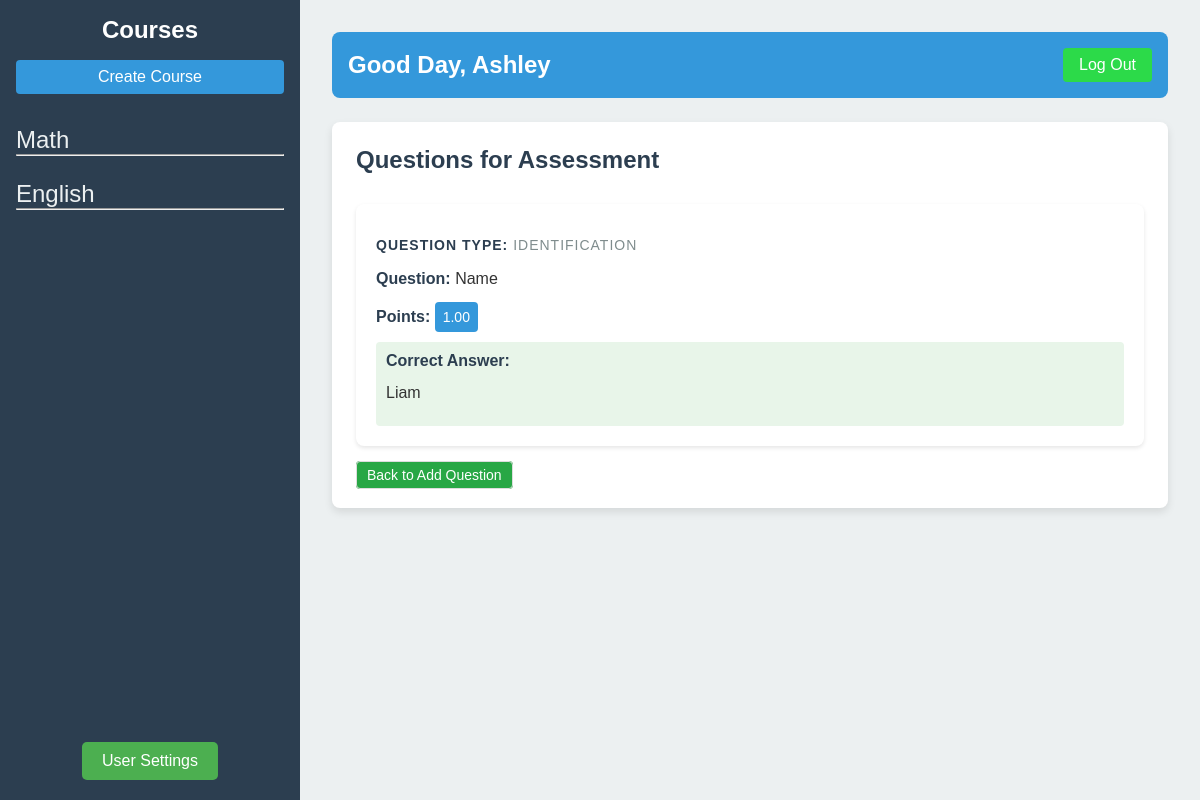
/Dashboard/Teacher Dash/Functionalities/Assessment/display_question.php?assessment_id=17&course_id=1 (signed in), run on the app's committed database.
### tables this page shows
CREATE TABLE `courses` (
  `course_id` int(11) NOT NULL,
  `course_name` varchar(100) NOT NULL,
  `teacher_id` int(11) NOT NULL,
  `assignment_weight` decimal(5,2) NOT NULL,
  `quiz_weight` decimal(5,2) NOT NULL,
  `exam_weight` decimal(5,2) NOT NULL
);

CREATE TABLE `users` (
  `user_id` int(11) NOT NULL,
  `first_name` varchar(50) NOT NULL,
  `last_name` varchar(50) NOT NULL,
  `username` varchar(50) NOT NULL,
  `email` varchar(255) NOT NULL,
  `password` varchar(255) NOT NULL,
  `role` enum('teacher','student') NOT NULL,
  `created_at` timestamp NOT NULL DEFAULT current_timestamp(),
  `reset_code` varchar(6) DEFAULT NULL,
  `reset_expiry` datetime DEFAULT NULL
);

CREATE TABLE `assessment_questions` (
  `question_id` int(11) NOT NULL,
  `assessment_id` int(11) NOT NULL,
  `question_text` text NOT NULL,
  `question_type` enum('multiple_choice','identification') NOT NULL,
  `points` decimal(5,2) NOT NULL,
  `question_order` int(11) NOT NULL
);

CREATE TABLE `question_answers` (
  `answer_id` int(11) NOT NULL,
  `question_id` int(11) NOT NULL,
  `correct_answer` text NOT NULL
);

### db.php (called while the page is built, shortened)
<?php
class Database{
    private $host = 'localhost';
    private $db_name = 'lms';
    private $username = 'root';
    private $password = '';
    public $conn;
    public function __construct() {
        $this->conn = new mysqli($this->host, $this->username, $this->password, $this->db_name);
    }
    public function getConnection(){
        return $this->conn;
    }
}
?>

### Dashboard/Classes/Dashboard.php (called while the page is built, shortened)
<?php
require_once 'crud.php';
class Dashboard
{
    private $crud;
    public function __construct()
    {
        $this->database = new Database();
        $this->conn =  $this->database->getConnection();
        $this->crud = new Crud($this->conn);
    }
    public function getUsername($user_id)
    {
        return $this->crud->readSingleRow(
            'SELECT first_name FROM users WHERE user_id = ?',
            [$user_id],
            'i'
        )['first_name'];
    }
    public function getCourses($teacher_id)
    {
        return $this->crud->readAllRows(
            'SELECT * FROM courses WHERE teacher_id = ?',
            [$teacher_id],
            'i'
        );
    }
}

### Dashboard/Classes/crud.php (called while the page is built, shortened)
<?php
require_once $_SERVER['DOCUMENT_ROOT'] . '/FinalProj/db.php';
class Crud
{
    private $conn;
    public function __construct($connection)
    {
        $this->conn = $connection;
    }
    public function readSingleRow($query, $params, $paramTypes)
    {
        $stmt = $this->conn->prepare($query);
        $stmt->bind_param($paramTypes, ...$params);
        $stmt->execute();
        return $stmt->get_result()->fetch_assoc();
    }
    public function readAllRows($query, $params, $paramTypes)
    {
        $stmt = $this->conn->prepare($query);
        $stmt->bind_param($paramTypes, ...$params);
        $stmt->execute();
        return $stmt->get_result();
    }
}
?>

### Dashboard/Classes/Assessment.php (called while the page is built, shortened)
<?php
require_once 'crud.php';
class Assessment
{
    private $conn;
    public function __construct()
    {
        $this->database = new Database();
        $this->conn = $this->database->getConnection();
    }
    public function fetchQuestions($assessment_id)
    {
        $sql = "SELECT * FROM assessment_questions WHERE assessment_id = ?";
        $stmt = $this->conn->prepare($sql);
        $stmt->bind_param("i", $assessment_id);
        $stmt->execute();
        $result = $stmt->get_result();
        $questions = [];
        while ($row = $result->fetch_array()) {
            $questions[] = $row;
        }
        return $questions;
    }
    public function getAnswerIdentification($question_id)
    {
        $sql = "SELECT correct_answer FROM question_answers WHERE question_id = ?";
        $stmt = $this->conn->prepare($sql);
        $stmt->bind_param("i", $question_id);
        $stmt->execute();
        $result = $stmt->get_result();
        $answer = $result->fetch_assoc();
        return $answer ? $answer['correct_answer'] : null;
    }
}

### Dashboard/Teacher Dash/Functionalities/Assessment/display_question.php (the view, shortened to what this page needs)
<?php
require_once $_SERVER['DOCUMENT_ROOT'] . '/FinalProj/db.php';
require_once $_SERVER['DOCUMENT_ROOT'] . '/FinalProj/Dashboard/Classes/Dashboard.php';
require_once $_SERVER['DOCUMENT_ROOT'] . '/FinalProj/Dashboard/Classes/Assessment.php';
$teacherDash = new Dashboard();
$assessment = new Assessment();
$user_id = $_SESSION['user_id'];
$teacher_name = htmlspecialchars($teacherDash->getUsername($user_id));
$courses = $teacherDash->getCourses($user_id);
$course_id = isset($_GET['course_id']) ? $_GET['course_id'] : null;
$assessment_id = isset($_GET['assessment_id']) ? $_GET['assessment_id'] : null;
$questions = $assessment->fetchQuestions($assessment_id);
if ($assessment_id) {
    $questions = $assessment->fetchQuestions($assessment_id);
}
?>
<!DOCTYPE html>
<html lang="en">
<head>
    <link rel="stylesheet" href="style.css">
    <link rel="stylesheet" href="display_question.css">
</head>
<body>
    <div class="dashboard">
        <?php include '../../Includes/sidebar.php'; ?>
        <main class="main-content">
            <?php include '../../Includes/header.php'; ?>
            <section id="assessment-details" class="section">
                <h1>Questions for Assessment</h1>
                <?php if (empty($questions)): ?>
                    <p>No questions found for this assessment.</p>
                <?php else: ?>
                    <?php foreach ($questions as $question): ?>
                        <div class="question">
                            <p class="question-type">
                                <strong>Question Type:</strong> <?php echo htmlspecialchars($question['question_type']); ?>
                            </p>
                            <p><strong>Question:</strong> <?php echo htmlspecialchars($question['question_text']); ?></p>
                            <p><strong>Points:</strong> <span class="points"><?php echo htmlspecialchars($question['points']); ?></span></p>
                        <div class="correct-answer">
                            <strong>Correct Answer:</strong>
                            <?php
                            if ($question['question_type'] === 'multiple_choice') {
                                $correct_answer = $assessment->getAnswer($question['question_id']);
                                if ($correct_answer):
                            ?>
                                    <p><?php echo htmlspecialchars($correct_answer); ?></p>
                                <?php else: ?>
                                    <p>No correct answer found.</p>
                                <?php endif; ?>
                                <?php } elseif ($question['question_type'] === 'identification') {
                                $correct_answer = $assessment->getAnswerIdentification($question['question_id']);
                                if ($correct_answer):
                                ?>
                                    <p><?php echo htmlspecialchars($correct_answer); ?></p>
                                <?php else: ?>
                                    <p>No correct answer found.</p>
                                <?php endif; ?>
                            <?php } ?>
                        </div>
                        </div>
                    <?php endforeach; ?>
                <?php endif; ?>
                <a href="create_question.php?course_id=<?php echo $course_id; ?>&assessment_id=<?php echo $assessment_id; ?>" class="edit-btn">
                    Back to Add Question
                </a>
            </section>
        </main>
    </div>
</body>
</html>

### Dashboard/Teacher Dash/Includes/sidebar.php
<aside class="sidebar">
    <h2>Courses</h2>
    <div class="create-course">
        <a href="/FinalProj/Dashboard/Teacher Dash/Functionalities/Course/create_course.php">Create Course</a>
    </div>
    <nav>
        <ul>
            <?php while ($row = $courses->fetch_assoc()) { ?>
                <li>
                    <a href="<?php echo '/FinalProj/Dashboard/Teacher Dash/index.php?course_id=' . htmlspecialchars($row['course_id']); ?>">
                        <?php echo htmlspecialchars($row['course_name']); ?>
                    </a>
                    <hr>
                </li>
            <?php } ?>
        </ul>
    </nav>
    <div class="user-settings">
        <a href="/FinalProj/Dashboard/Teacher Dash/Functionalities/UserSettings/user_settings.php">User Settings</a>
    </div>
</aside>

### Dashboard/Teacher Dash/Includes/header.php
<header class="header">
    <div class="user-info">
        <h1>Good Day, <?php echo htmlspecialchars($teacher_name); ?></h1>
    </div>
    <a href="/FinalProj/Authentication/logout.php" class="logout">Log Out</a>
</header>

### Dashboard/Teacher Dash/Functionalities/Assessment/style.css (style rules this page uses)
* { margin: 0; padding: 0; box-sizing: border-box; }
body { font-family: Arial, sans-serif; color: #333; }
.dashboard { display: flex; min-height: 100vh; }
.sidebar { width: 30%; max-width: 300px; background-color: #2C3E50; color: #fff; padding: 16px; position: relative; }
.sidebar h2 { font-size: 24px; margin-bottom: 16px; text-align: center; }
.create-course a { display: inline-block; color: #fff; background-color: #3498db; padding: 8px; text-align: center; border-radius: 4px; text-decoration: none; width: 100%; }
.sidebar nav ul { list-style-type: none; margin-top: 32px; }
.sidebar nav ul li { margin: 24px 0; }
.sidebar nav ul li a { margin-top: 800px; color: #ecf0f1; text-decoration: none; font-size: 24px; }
.user-settings { position: absolute; bottom: 20px; left: 50%; transform: translateX(-50%); }
.user-settings a { display: inline-block; text-decoration: none; background-color: #4CAF50; color: white; padding: 10px 20px; font-size: 16px; text-align: center; border-radius: 5px; transition: background-color 0.3s; border: none; box-sizing: border-box; }
.header { display: flex; justify-content: space-between; align-items: center; background-color: #3498db; padding: 16px; border-radius: 8px; color: #fff; }
.header h1 { font-size: 24px; margin: 0; }
.header .logout { color: #fff; text-decoration: none; background-color: #2cda49; padding: 8px 16px; border-radius: 4px; font-size: 16px; }
.section { background-color: #fff; border-radius: 8px; padding: 24px; margin-top: 24px; box-shadow: 0 4px 8px rgba(0, 0, 0, 0.1); }
.main-content { flex: 1; padding: 32px; background-color: #ecf0f1; }
.edit-btn, .delete-btn { padding: 5px 10px; border: 1px solid #ddd; cursor: pointer; font-size: 14px; margin-right: 10px; border-radius: 4px; }
.edit-btn { background-color: #28a745; color: white; text-decoration: none; }

### Dashboard/Teacher Dash/Functionalities/Assessment/display_question.css (style rules this page uses)
* { font-family: Arial, Helvetica, sans-serif; }
.question { background-color: #ffffff; border-radius: 8px; box-shadow: 0 2px 4px rgba(0, 0, 0, 0.1); padding: 20px; margin-bottom: 20px; }
.question p { margin: 10px 0; line-height: 1.6; }
.question strong { color: #2c3e50; font-weight: 600; }
#assessment-details h1 { color: #2c3e50; margin-bottom: 30px; font-size: 24px; }
.correct-answer { background-color: #e8f5e9; padding: 10px; border-radius: 4px; }
.points { display: inline-block; background-color: #3498db; color: white; padding: 4px 8px; border-radius: 4px; font-size: 14px; }
.question-type { color: #7f8c8d; font-size: 14px; text-transform: uppercase; letter-spacing: 1px; }

### data on the page
courses: course_name "Math"
courses: course_name "English"
users: first_name "Ashley"
assessment_questions: question_type "IDENTIFICATION", question_text "Name", points "1.00", question_id.correct_answer "Liam"
